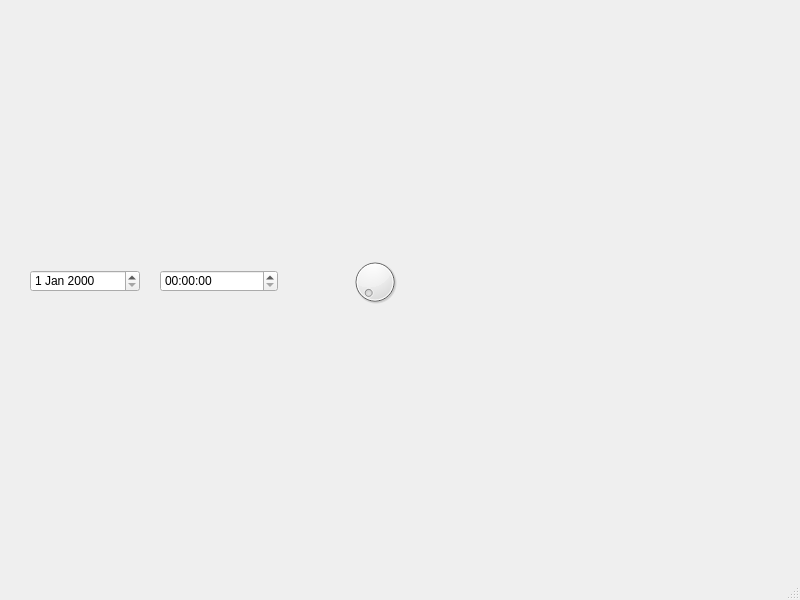
<?xml version="1.0" encoding="UTF-8"?>
<ui version="4.0">
 <class>MyApp</class>
 <widget class="QMainWindow" name="MyApp">
  <property name="enabled">
   <bool>true</bool>
  </property>
  <property name="geometry">
   <rect>
    <x>0</x>
    <y>0</y>
    <width>800</width>
    <height>600</height>
   </rect>
  </property>
  <property name="windowTitle">
   <string>IOT-GUI(BAS)</string>
  </property>
  <property name="windowIcon">
   <iconset>
    <normaloff>imgs/basketball-icon.png</normaloff>imgs/basketball-icon.png</iconset>
  </property>
  <widget class="QWidget" name="centralwidget">
   <widget class="QDial" name="dial">
    <property name="geometry">
     <rect>
      <x>350</x>
      <y>250</y>
      <width>50</width>
      <height>64</height>
     </rect>
    </property>
   </widget>
   <widget class="QTimeEdit" name="timeEdit">
    <property name="geometry">
     <rect>
      <x>160</x>
      <y>270</y>
      <width>118</width>
      <height>22</height>
     </rect>
    </property>
   </widget>
   <widget class="QDateEdit" name="dateEdit">
    <property name="geometry">
     <rect>
      <x>30</x>
      <y>270</y>
      <width>110</width>
      <height>22</height>
     </rect>
    </property>
   </widget>
  </widget>
  <widget class="QMenuBar" name="menubar">
   <property name="geometry">
    <rect>
     <x>0</x>
     <y>0</y>
     <width>800</width>
     <height>26</height>
    </rect>
   </property>
  </widget>
  <widget class="QStatusBar" name="statusbar"/>
 </widget>
 <resources/>
 <connections/>
</ui>
